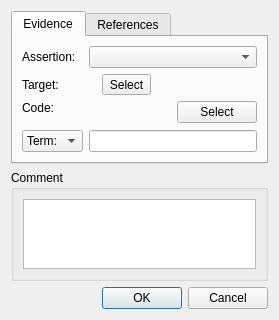
<?xml version="1.0" encoding="UTF-8"?>
<ui version="4.0">
 <class>EditEvidenceDialog</class>
 <widget class="QDialog" name="EditEvidenceDialog">
  <property name="geometry">
   <rect>
    <x>0</x>
    <y>0</y>
    <width>279</width>
    <height>309</height>
   </rect>
  </property>
  <property name="windowTitle">
   <string>Edit Evidence</string>
  </property>
  <layout class="QVBoxLayout" name="verticalLayout_2">
   <item>
    <widget class="QTabWidget" name="tabWidget">
     <property name="currentIndex">
      <number>0</number>
     </property>
     <widget class="QWidget" name="evidenceTab">
      <attribute name="title">
       <string>Evidence</string>
      </attribute>
      <layout class="QGridLayout" name="gridLayout">
       <item row="2" column="0">
        <widget class="QLabel" name="label_2">
         <property name="text">
          <string>Code:</string>
         </property>
         <property name="alignment">
          <set>Qt::AlignLeading|Qt::AlignLeft|Qt::AlignTop</set>
         </property>
        </widget>
       </item>
       <item row="0" column="1">
        <widget class="QComboBox" name="comboBox_assertion"/>
       </item>
       <item row="0" column="0">
        <widget class="QLabel" name="label">
         <property name="text">
          <string>Assertion:</string>
         </property>
        </widget>
       </item>
       <item row="2" column="1">
        <layout class="QHBoxLayout" name="horizontalLayout_2">
         <item>
          <widget class="QLabel" name="label_eco">
           <property name="sizePolicy">
            <sizepolicy hsizetype="Expanding" vsizetype="Preferred">
             <horstretch>0</horstretch>
             <verstretch>0</verstretch>
            </sizepolicy>
           </property>
           <property name="text">
            <string/>
           </property>
           <property name="wordWrap">
            <bool>true</bool>
           </property>
          </widget>
         </item>
         <item>
          <spacer name="horizontalSpacer_2">
           <property name="orientation">
            <enum>Qt::Horizontal</enum>
           </property>
           <property name="sizeHint" stdset="0">
            <size>
             <width>40</width>
             <height>20</height>
            </size>
           </property>
          </spacer>
         </item>
         <item>
          <widget class="QPushButton" name="pushButton_select_eco">
           <property name="text">
            <string>Select</string>
           </property>
          </widget>
         </item>
        </layout>
       </item>
       <item row="3" column="1">
        <widget class="QStackedWidget" name="stackedWidget">
         <property name="sizePolicy">
          <sizepolicy hsizetype="Expanding" vsizetype="Minimum">
           <horstretch>0</horstretch>
           <verstretch>0</verstretch>
          </sizepolicy>
         </property>
         <property name="styleSheet">
          <string notr="true"/>
         </property>
         <property name="lineWidth">
          <number>1</number>
         </property>
         <property name="currentIndex">
          <number>0</number>
         </property>
         <widget class="QWidget" name="page_term">
          <layout class="QVBoxLayout" name="verticalLayout_5">
           <property name="leftMargin">
            <number>0</number>
           </property>
           <property name="topMargin">
            <number>0</number>
           </property>
           <property name="rightMargin">
            <number>0</number>
           </property>
           <property name="bottomMargin">
            <number>0</number>
           </property>
           <item>
            <widget class="QLineEdit" name="lineEdit_term"/>
           </item>
          </layout>
         </widget>
         <widget class="QWidget" name="page_link">
          <layout class="QVBoxLayout" name="verticalLayout_4">
           <property name="leftMargin">
            <number>0</number>
           </property>
           <property name="topMargin">
            <number>0</number>
           </property>
           <property name="rightMargin">
            <number>0</number>
           </property>
           <property name="bottomMargin">
            <number>0</number>
           </property>
           <item>
            <layout class="QHBoxLayout" name="horizontalLayout">
             <item>
              <widget class="QLabel" name="label_link">
               <property name="text">
                <string/>
               </property>
              </widget>
             </item>
             <item>
              <widget class="QToolButton" name="toolButton_select">
               <property name="text">
                <string>Select</string>
               </property>
               <property name="iconSize">
                <size>
                 <width>13</width>
                 <height>13</height>
                </size>
               </property>
               <property name="popupMode">
                <enum>QToolButton::InstantPopup</enum>
               </property>
               <property name="toolButtonStyle">
                <enum>Qt::ToolButtonTextOnly</enum>
               </property>
               <property name="arrowType">
                <enum>Qt::RightArrow</enum>
               </property>
              </widget>
             </item>
             <item>
              <spacer name="horizontalSpacer">
               <property name="orientation">
                <enum>Qt::Horizontal</enum>
               </property>
               <property name="sizeHint" stdset="0">
                <size>
                 <width>40</width>
                 <height>20</height>
                </size>
               </property>
              </spacer>
             </item>
            </layout>
           </item>
          </layout>
         </widget>
        </widget>
       </item>
       <item row="3" column="0">
        <widget class="QComboBox" name="comboBox">
         <item>
          <property name="text">
           <string>Term:</string>
          </property>
         </item>
         <item>
          <property name="text">
           <string>Link:</string>
          </property>
         </item>
        </widget>
       </item>
       <item row="1" column="0">
        <widget class="QLabel" name="label_3">
         <property name="text">
          <string>Target:</string>
         </property>
        </widget>
       </item>
       <item row="1" column="1">
        <layout class="QHBoxLayout" name="horizontalLayout_3">
         <item>
          <widget class="QLabel" name="label_target">
           <property name="text">
            <string/>
           </property>
          </widget>
         </item>
         <item>
          <widget class="QToolButton" name="toolButton_select_targe">
           <property name="text">
            <string>Select</string>
           </property>
           <property name="iconSize">
            <size>
             <width>13</width>
             <height>13</height>
            </size>
           </property>
           <property name="popupMode">
            <enum>QToolButton::InstantPopup</enum>
           </property>
           <property name="toolButtonStyle">
            <enum>Qt::ToolButtonTextOnly</enum>
           </property>
           <property name="arrowType">
            <enum>Qt::RightArrow</enum>
           </property>
          </widget>
         </item>
         <item>
          <spacer name="horizontalSpacer_3">
           <property name="orientation">
            <enum>Qt::Horizontal</enum>
           </property>
           <property name="sizeHint" stdset="0">
            <size>
             <width>40</width>
             <height>20</height>
            </size>
           </property>
          </spacer>
         </item>
        </layout>
       </item>
      </layout>
     </widget>
     <widget class="QWidget" name="referenceTab">
      <attribute name="title">
       <string>References</string>
      </attribute>
      <layout class="QVBoxLayout" name="verticalLayout_3">
       <item>
        <widget class="ReferenceDisplayWidget" name="referenceWidget" native="true"/>
       </item>
      </layout>
     </widget>
    </widget>
   </item>
   <item>
    <widget class="QGroupBox" name="groupBox">
     <property name="title">
      <string>Comment</string>
     </property>
     <layout class="QVBoxLayout" name="verticalLayout">
      <item>
       <widget class="QPlainTextEdit" name="textBox_comment"/>
      </item>
     </layout>
    </widget>
   </item>
   <item>
    <widget class="QDialogButtonBox" name="buttonBox">
     <property name="orientation">
      <enum>Qt::Horizontal</enum>
     </property>
     <property name="standardButtons">
      <set>QDialogButtonBox::Cancel|QDialogButtonBox::Ok</set>
     </property>
    </widget>
   </item>
  </layout>
 </widget>
 <customwidgets>
  <customwidget>
   <class>ReferenceDisplayWidget</class>
   <extends>QWidget</extends>
   <header>GEMEditor.widgets.secondaryDialog</header>
   <container>1</container>
  </customwidget>
 </customwidgets>
 <resources/>
 <connections>
  <connection>
   <sender>buttonBox</sender>
   <signal>accepted()</signal>
   <receiver>EditEvidenceDialog</receiver>
   <slot>accept()</slot>
   <hints>
    <hint type="sourcelabel">
     <x>248</x>
     <y>254</y>
    </hint>
    <hint type="destinationlabel">
     <x>157</x>
     <y>274</y>
    </hint>
   </hints>
  </connection>
  <connection>
   <sender>buttonBox</sender>
   <signal>rejected()</signal>
   <receiver>EditEvidenceDialog</receiver>
   <slot>reject()</slot>
   <hints>
    <hint type="sourcelabel">
     <x>316</x>
     <y>260</y>
    </hint>
    <hint type="destinationlabel">
     <x>286</x>
     <y>274</y>
    </hint>
   </hints>
  </connection>
 </connections>
</ui>
